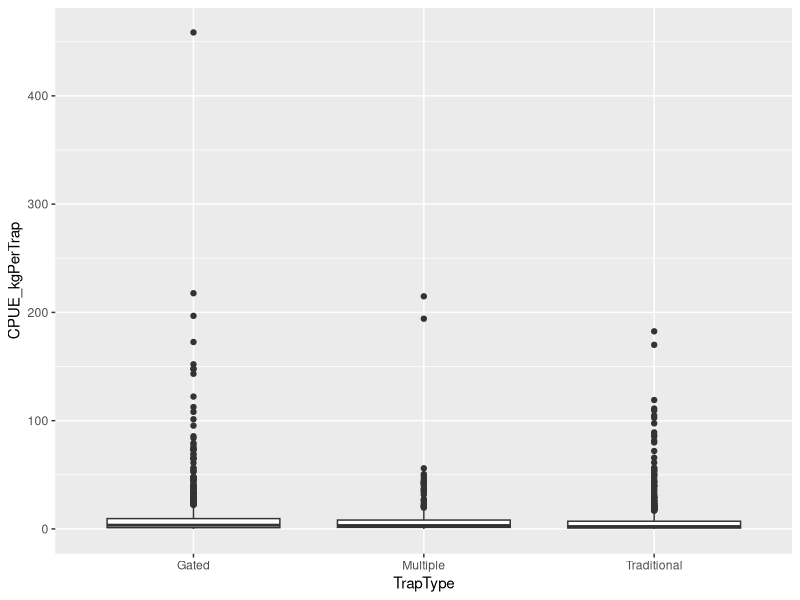
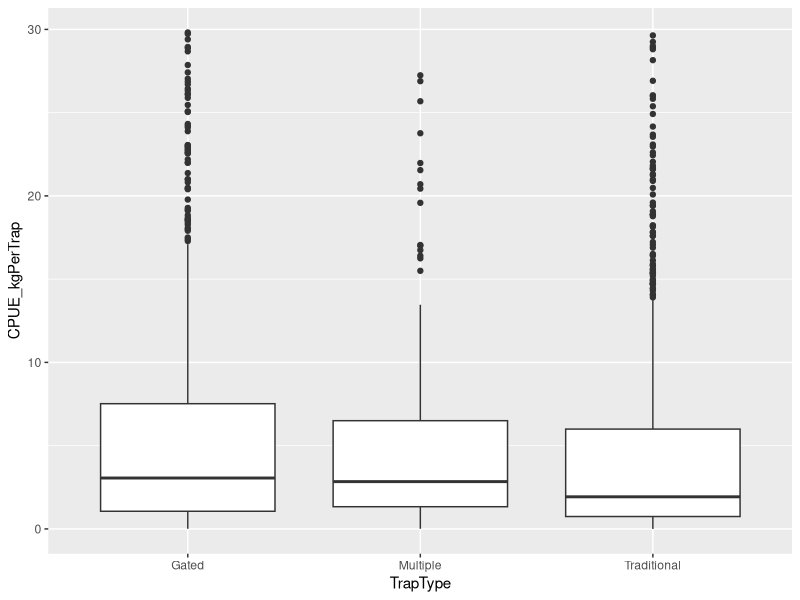
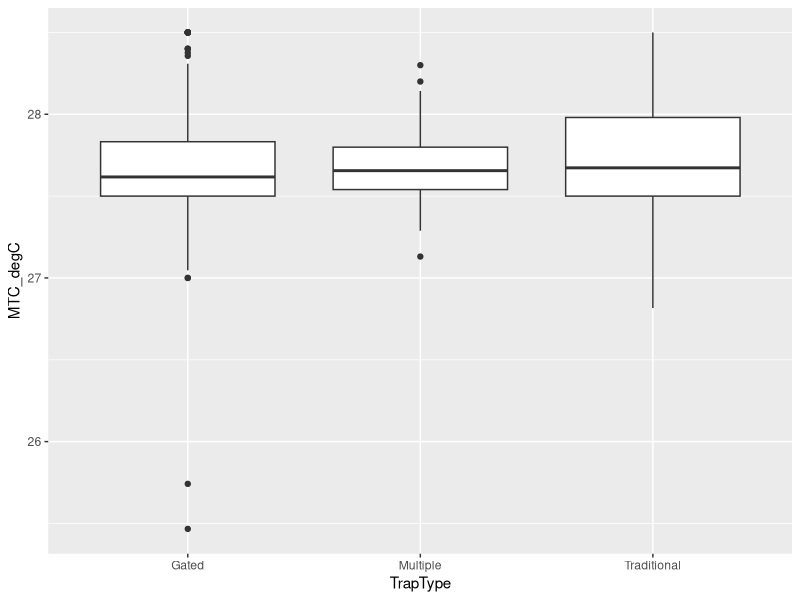
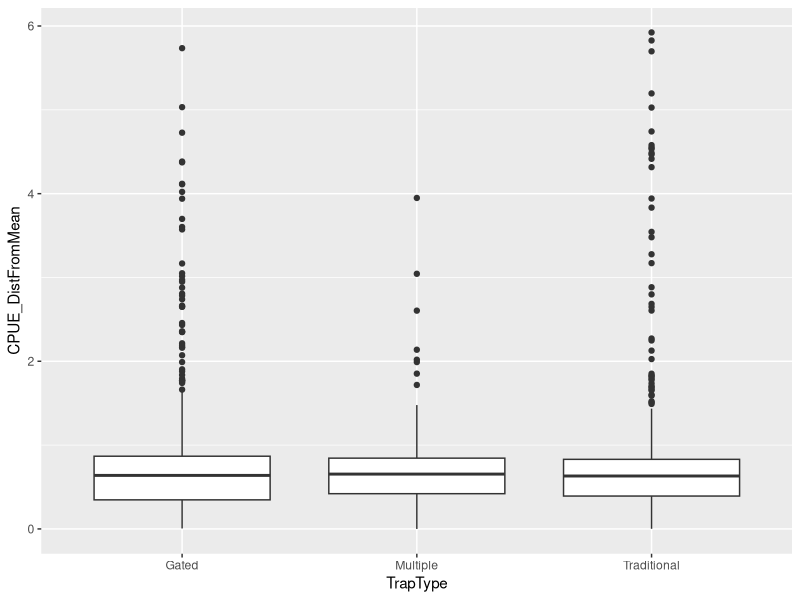
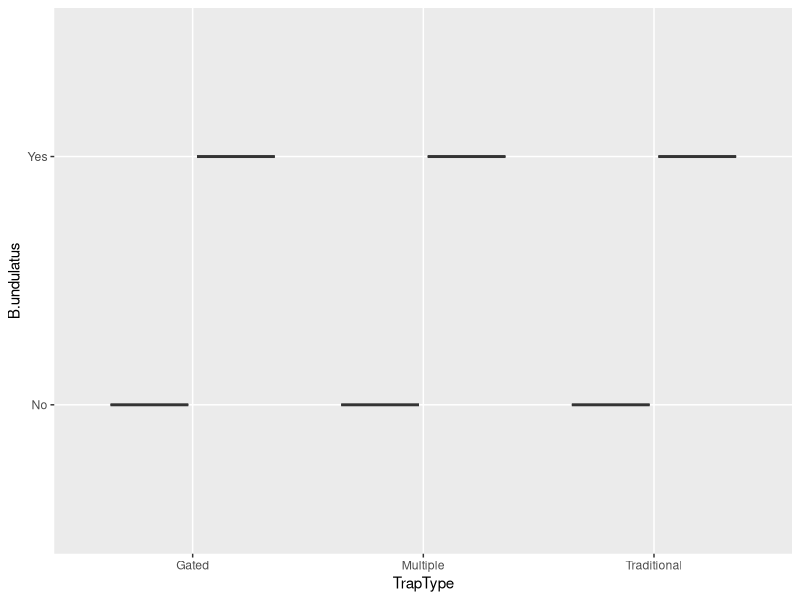
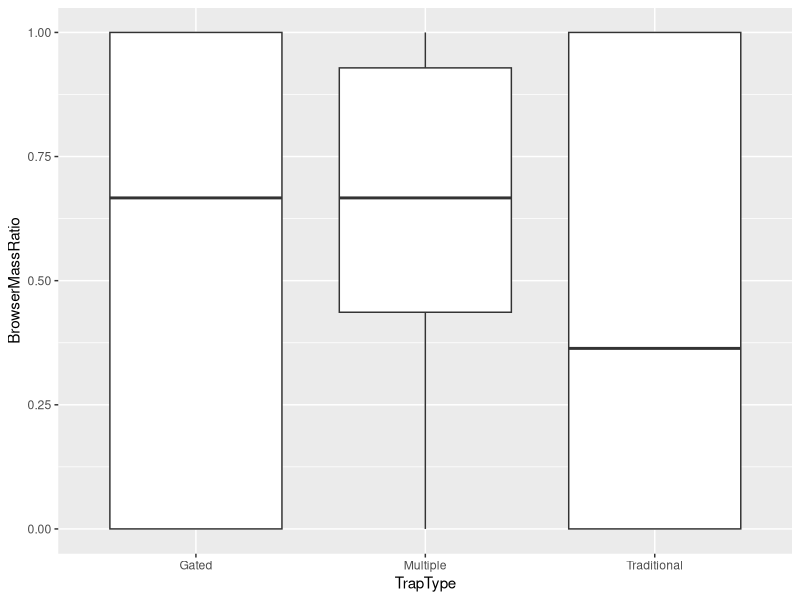
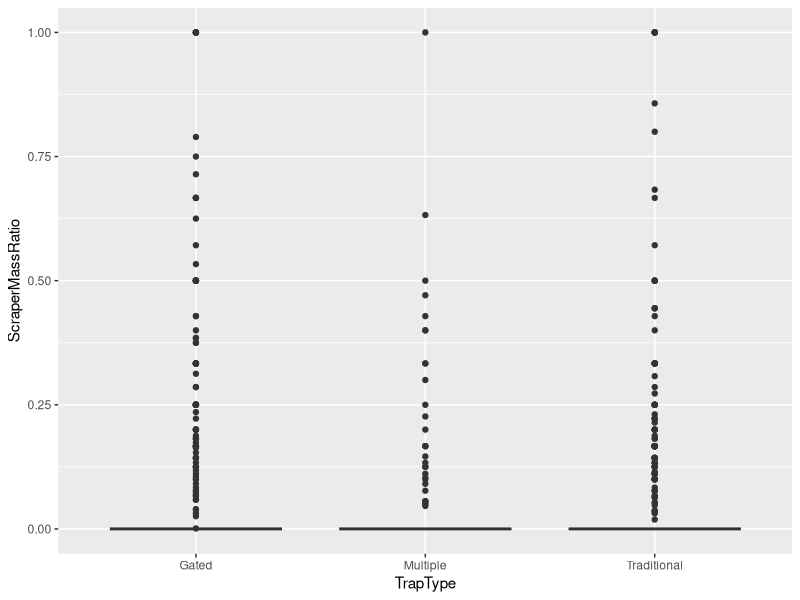
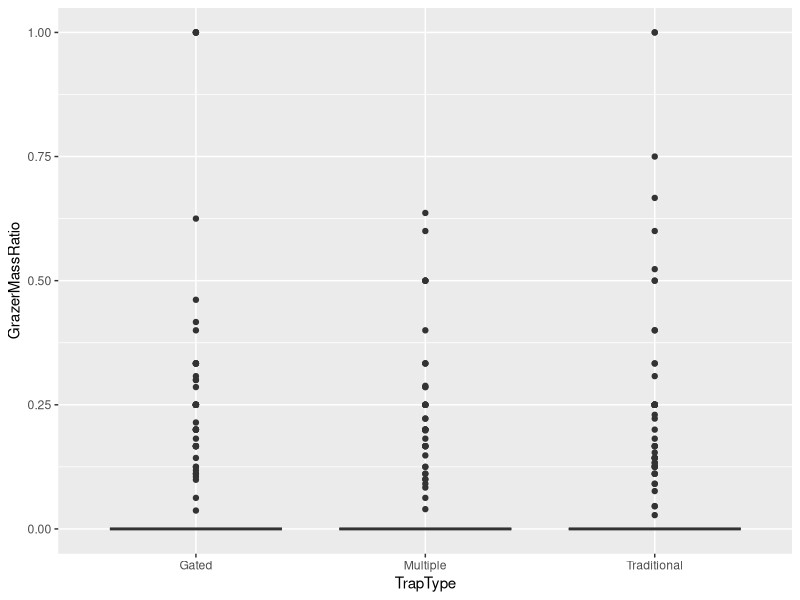

R code for these plots, in order: (Note: this script raises an error after producing the figures.)
## Script Title:
##    04 Data Exploration

# This script explores the data to avoid common statistical errors, following the procedures
# outlined by Zuur et al. (2010).

## Script TOC:
##    4.1 Load packages and data
##    4.2 Outliers
##    4.3 Distributions
##    4.4 Summary statistics




##### 4.1 Load packages and data #####

# Load packages
library(readr)
library(ggplot2)
library(plotrix) # for standard error function

# Load data
TripData <- read_csv("03_FunctionalDiversity_Out/TripData_GatedTraps_Galligan.csv",
  col_types = cols(...1 = col_skip()))
SpeciesData <- read_csv("02_FishLife_Out/SpeciesData_GatedTraps_Galligan.csv")
CatchData <- read_csv("02_FishLife_Out/CatchData_GatedTraps_Galligan.csv")




##### 4.2 Outliers #####

# CPUE_kgPerTrap
ggplot(data = TripData, mapping = aes(x = TrapType, y = CPUE_kgPerTrap)) +
  geom_boxplot()

# Remove all trips with CPUE greater than 30 kg per trap
TripData_NoOutliers <- subset(TripData, TripData$CPUE_kgPerTrap <= 30)

# CPUE with outliers removed
ggplot(data = TripData_NoOutliers, mapping = aes(x = TrapType, y = CPUE_kgPerTrap)) +
  geom_boxplot()

# MTC_degC
ggplot(data = TripData_NoOutliers, mapping = aes(x = TrapType, y = MTC_degC)) +
  geom_boxplot()

# Additional variables
ggplot(data = TripData_NoOutliers, mapping = aes(x = TrapType, y = CPUE_DistFromMean)) +
  geom_boxplot()

ggplot(data = TripData_NoOutliers, mapping = aes(x = TrapType, y = B.undulatus)) +
  geom_boxplot()

ggplot(data = TripData_NoOutliers, mapping = aes(x = TrapType, y = BrowserMassRatio)) +
  geom_boxplot()

ggplot(data = TripData_NoOutliers, mapping = aes(x = TrapType, y = ScraperMassRatio)) +
  geom_boxplot()

ggplot(data = TripData_NoOutliers, mapping = aes(x = TrapType, y = GrazerMassRatio)) +
  geom_boxplot()

ggplot(data = TripData_NoOutliers, mapping = aes(x = TrapType, y = PredatorMassRatio)) +
  geom_boxplot()

ggplot(data = TripData_NoOutliers, mapping = aes(x = TrapType, y = ValuePUE)) +
  geom_boxplot()

ggplot(data = TripData_NoOutliers, mapping = aes(x = TrapType, y = MeanLLmat)) +
  geom_boxplot()

ggplot(data = TripData_NoOutliers, mapping = aes(x = TrapType, y = MeanTrophLevel)) +
  geom_boxplot()

ggplot(data = TripData_NoOutliers, mapping = aes(x = TrapType, y = MeanVulnerability)) +
  geom_boxplot()

ggplot(data = TripData_NoOutliers, mapping = aes(x = TrapType, y = FECount)) +
  geom_boxplot()

ggplot(data = TripData_NoOutliers, mapping = aes(x = TrapType, y = FRic)) +
  geom_boxplot()

ggplot(data = TripData_NoOutliers, mapping = aes(x = TrapType, y = FEve)) +
  geom_boxplot()

ggplot(data = TripData_NoOutliers, mapping = aes(x = TrapType, y = FDiv)) +
  geom_boxplot()

ggplot(data = TripData_NoOutliers, mapping = aes(x = TrapType, y = CaConc_mgPer100g)) +
  geom_boxplot()

# There are some clear outliers. After investigation, they seem to be the result of data
# entry errors. Remove all trips with Calcium concentration >= 250 mg per 100 g.
# This amounts to six trips.
TripData_NoOutliers <- subset(TripData_NoOutliers, TripData_NoOutliers$CaConc_mgPer100g < 250)

ggplot(data = TripData_NoOutliers, mapping = aes(x = TrapType, y = CaPrice_KSHPermg)) +
  geom_boxplot()

# There are three obvious outliers here. These are probably the result of data entry errors.
# Remove all trips with Calcium prices >= 2 KSH per mg. This amounts to five trips (two of which
# have infinity as a value).
TripData_NoOutliers <- subset(TripData_NoOutliers, TripData_NoOutliers$CaPrice_KSHPermg < 2)

ggplot(data = TripData_NoOutliers, mapping = aes(x = TrapType, y = FeConc_mgPer100g)) +
  geom_boxplot() +
  coord_cartesian(ylim = c(0, 3))

ggplot(data = TripData_NoOutliers, mapping = aes(x = TrapType, y = FePrice_KSHPermg)) +
  geom_boxplot()

# There are two obvious outliers here, probably the result of data entry errors. Remove all
# trips with Fe price >= 75 KSH per mg.
TripData_NoOutliers <- subset(TripData_NoOutliers, TripData_NoOutliers$FePrice_KSHPermg < 75)

ggplot(data = TripData_NoOutliers, mapping = aes(x = TrapType, y = Omega3Conc_gPer100g)) +
  geom_boxplot() +
  coord_cartesian(ylim = c(0, 0.5))

# There are six obvious outliers here, probably the result of data entry errors. Remove all
# trips with Omega 3 concentrations >= 0.2 g per 100 g.
TripData_NoOutliers <- subset(TripData_NoOutliers, TripData_NoOutliers$Omega3Conc_gPer100g < 0.2)

ggplot(data = TripData_NoOutliers, mapping = aes(x = TrapType, y = Omega3Price_KSHPerg)) +
  geom_boxplot()

# There are some obvious issues: a few zeros and some high outliers (above 175 KSH per g).
# Likely the result of data entry errors. Remove them all.
TripData_NoOutliers <- subset(TripData_NoOutliers, TripData_NoOutliers$Omega3Price_KSHPerg > 0)
TripData_NoOutliers <- subset(TripData_NoOutliers, TripData_NoOutliers$Omega3Price_KSHPerg < 175)

ggplot(data = TripData_NoOutliers, mapping = aes(x = TrapType, y = ProteinConc_gPer100g)) +
  geom_boxplot()

# There are some outliers here, with the very obvious ones above 15 g per 100 g, likely ther result
# of data entry errors.
TripData_NoOutliers <- subset(TripData_NoOutliers, TripData_NoOutliers$ProteinConc_gPer100g < 15)

ggplot(data = TripData_NoOutliers, mapping = aes(x = TrapType, y = ProteinPrice_KSHPerg)) +
  geom_boxplot()

# There are three obvious outliers here, all above 1.5 KSH per g. Remove.
TripData_NoOutliers <- subset(TripData_NoOutliers, TripData_NoOutliers$ProteinPrice_KSHPerg < 1.5)

ggplot(data = TripData_NoOutliers, mapping = aes(x = TrapType, y = VAConc_ugPer100g)) +
  geom_boxplot()

# There are some outliers, but no (super) obvious breaks. We'll leave this the way it is.

ggplot(data = TripData_NoOutliers, mapping = aes(x = TrapType, y = VAPrice_KSHPerug)) +
  geom_boxplot()

# There is one outlier, above 1.5 KSH per ug. Remove it.
TripData_NoOutliers <- subset(TripData_NoOutliers, TripData_NoOutliers$VAPrice_KSHPerug < 1.5)

ggplot(data = TripData_NoOutliers, mapping = aes(x = TrapType, y = SeConc_ugPer100g)) +
  geom_boxplot()

# Some outliers, but no obvious breaks.

ggplot(data = TripData_NoOutliers, mapping = aes(x = TrapType, y = SePrice_KSHPerug)) +
  geom_boxplot()

ggplot(data = TripData_NoOutliers, mapping = aes(x = TrapType, y = ZnConc_mgPer100g)) +
  geom_boxplot()

# Some outliers, but no obvious breaks.

ggplot(data = TripData_NoOutliers, mapping = aes(x = TrapType, y = ZnPrice_KSHPermg)) +
  geom_boxplot()

# There is one obvious outlier, above 40 KSH per ug. Remove it.
TripData_NoOutliers <- subset(TripData_NoOutliers, TripData_NoOutliers$ZnPrice_KSHPermg < 40)



##### 4.3 Distributions #####

ggplot(data = TripData_NoOutliers, mapping = aes(x = B.undulatus, color = TrapType)) +
  geom_density(alpha = 0.4)

ggplot(data = TripData_NoOutliers, mapping = aes(x = BrowserMassRatio, color = TrapType)) +
  geom_density(alpha = 0.4)

ggplot(data = TripData_NoOutliers, mapping = aes(x = ScraperMassRatio, color = TrapType)) +
  geom_density(alpha = 0.4)

ggplot(data = TripData_NoOutliers, mapping = aes(x = GrazerMassRatio, color = TrapType)) +
  geom_density(alpha = 0.4)

ggplot(data = TripData_NoOutliers, mapping = aes(x = PredatorMassRatio, color = TrapType)) +
  geom_density(alpha = 0.4)

ggplot(data = TripData_NoOutliers, mapping = aes(x = CPUE_kgPerTrap, color = TrapType)) +
  geom_density(alpha = 0.4)

ggplot(data = TripData_NoOutliers, mapping = aes(x = CPUE_DistFromMean, color = TrapType)) +
  geom_density(alpha = 0.4)

ggplot(data = TripData_NoOutliers, mapping = aes(x = ValuePUE, color = TrapType)) +
  geom_density(alpha = 0.4)

ggplot(data = TripData_NoOutliers, mapping = aes(x = MeanLLmat, color = TrapType)) +
  geom_density(alpha = 0.4)

ggplot(data = TripData_NoOutliers, mapping = aes(x = MeanTrophLevel, color = TrapType)) +
  geom_density(alpha = 0.4)

ggplot(data = TripData_NoOutliers, mapping = aes(x = MeanVulnerability, color = TrapType)) +
  geom_density(alpha = 0.4)

ggplot(data = TripData_NoOutliers, mapping = aes(x = MTC_degC, color = TrapType)) +
  geom_density(alpha = 0.4)

ggplot(data = TripData_NoOutliers, mapping = aes(x = FECount, color = TrapType)) +
  geom_density(alpha = 0.4)

ggplot(data = TripData_NoOutliers, mapping = aes(x = FRic, color = TrapType)) +
  geom_density(alpha = 0.4)

ggplot(data = TripData_NoOutliers, mapping = aes(x = FEve, color = TrapType)) +
  geom_density(alpha = 0.4)

ggplot(data = TripData_NoOutliers, mapping = aes(x = FDiv, color = TrapType)) +
  geom_density(alpha = 0.4)

ggplot(data = TripData_NoOutliers, mapping = aes(x = CaConc_mgPer100g, color = TrapType)) +
  geom_density(alpha = 0.4)

ggplot(data = TripData_NoOutliers, mapping = aes(x = FeConc_mgPer100g, color = TrapType)) +
  geom_density(alpha = 0.4)

ggplot(data = TripData_NoOutliers, mapping = aes(x = Omega3Conc_gPer100g, color = TrapType)) +
  geom_density(alpha = 0.4)

ggplot(data = TripData_NoOutliers, mapping = aes(x = ProteinConc_gPer100g, color = TrapType)) +
  geom_density(alpha = 0.4)

ggplot(data = TripData_NoOutliers, mapping = aes(x = VAConc_ugPer100g, color = TrapType)) +
  geom_density(alpha = 0.4)

ggplot(data = TripData_NoOutliers, mapping = aes(x = SeConc_ugPer100g, color = TrapType)) +
  geom_density(alpha = 0.4)

ggplot(data = TripData_NoOutliers, mapping = aes(x = ZnConc_mgPer100g, color = TrapType)) +
  geom_density(alpha = 0.4)


# Save a copy of TripData ready for analysis
write.csv(TripData_NoOutliers, "04_DataExploration_Out/TripDataForAnalysis_GatedTraps_Galligan.csv",
  row.names = FALSE)




##### 4.4 Summary statistics #####

# Find mean effort (site-days per month) and SE of mean

# you have 105 months and 840 site days

# List of all site days in study
site.days <- unique(TripData_NoOutliers[c("Date", "Site")])

# Convert date column to only month and year
site.days$Date <- format(as.Date(site.days$Date), "%Y-%m")

# New data frame of all months Oct 2010 - June 2019
effort <- as.data.frame(seq(as.Date("2010-10-01"), by = "month", length.out = 105))
colnames(effort) <- "Month"

# Format effort month column to by YYYY-MM
effort$Month <- format(as.Date(effort$Month), "%Y-%m")

# Add empty column for number of site days
effort$Effort <- NA

# Fill in effort column
for (i in 1:nrow(effort)){
  
  # Extract month
  a <- effort$Month[i]
  
  # Count number of site days
  b <- nrow(subset(site.days, site.days$Date == a))
  
  # Save number of site days to effort
  if (b > 0){
    effort$Effort[i] <- b
  } else {
    effort$Effort[i] <- 0
  }
  
}

# Remove first and last months because they are partial months
effort <- effort[2:104, ]

# Find mean and SE
mean(effort$Effort)
std.error(effort$Effort)








